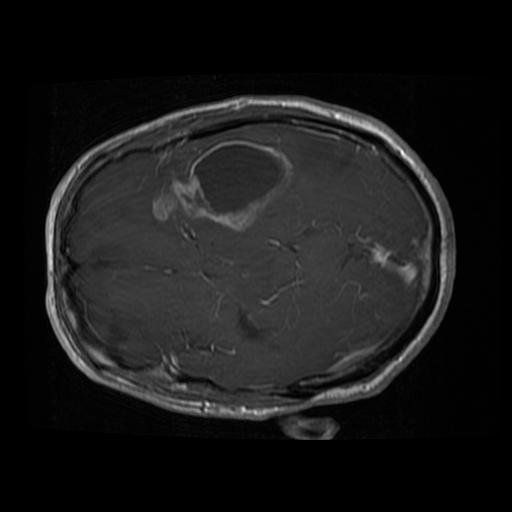
#> input picture test_images/0 (236).jpg, 512 x 512 px
$ python P29_BrainTumor_detect.py
#> lines starting #> are read from the running program, lines starting #| are printed output that depends on the picture; after the words box and inside, x2 and y2 are one past the last pixel; in counts of white or black regions, pixels touching at a corner belong together
import cv2
from matplotlib import pyplot as plt
import joblib

img = cv2.imread('test_images/0 (236).jpg', 0)
#> img is the input picture: shape (512, 512); min 0, max 255, mean 25.2
#print(img.shape)
height,width = img.shape
#> height = 512; width = 512
plt.imshow(img,cmap='gray')

imgFlatten = img.reshape(height*width,1)
#print(imgFlatten.shape)

from sklearn.cluster import KMeans

model = KMeans(n_clusters=6)
model.fit(imgFlatten)
labels = model.labels_
#print(labels.shape)
labels2D = labels.reshape(height,width)

# [8 lines of commented-out code are left out]


joblib.dump(model,"brain_tumor_Kmean.sav")

import cv2
import os
import joblib
import numpy as np


model = joblib.load('brain_tumor_Kmean.sav')
tumorLabel = 5

test_img_path = 'test_images'
test_img_names = os.listdir(test_img_path)

for test_img_name in test_img_names:
    img_path = os.path.join(test_img_path,test_img_name)

    img = cv2.imread(img_path,0)
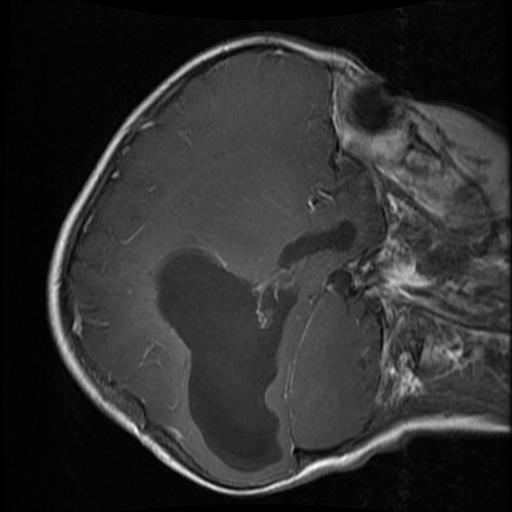
#> input picture test_images/0 (1094).jpg, 512 x 512 px
#> img is the input picture: shape (512, 512); min 0, max 255, mean 46.5
    img_original = cv2.imread(img_path)

    height,width = img.shape
    imgFlatten = img.reshape(height*width,1)
    labels = model.predict(imgFlatten)
    labels2D = labels.reshape(height,width)
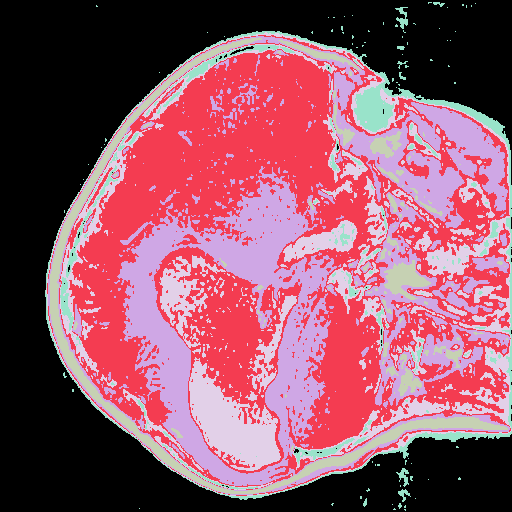
#> labels2D: shape (512, 512) int32; 6 distinct labels, from 0 to 5; one colour per label, 0 black
    mask = (labels2D == tumorLabel)
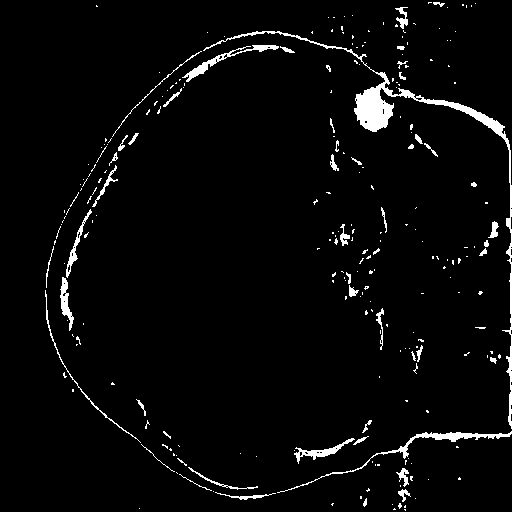
#> mask: shape (512, 512) bool; 3.4% white; 252 white regions (200 under 20 px), largest, box (x1, y1, x2, y2) and area: (203, 31, 512, 429) 3156, (277, 431, 512, 493) 784, (182, 45, 279, 82) 504
    tumorExtracted = np.bitwise_and(mask,img)
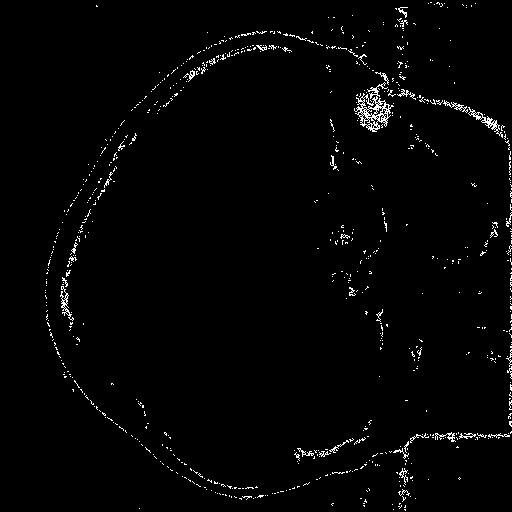
#> tumorExtracted: shape (512, 512); values 0 (black) and 1 (white), 1.7% white in thin lines or dots
    contours,hiearachy = cv2.findContours(tumorExtracted,cv2.RETR_TREE,cv2.CHAIN_APPROX_SIMPLE)
#> contours = 924 contours, 907 with area under 20; largest, box (x1, y1, x2, y2) and area: (354, 82, 394, 132) 758, (468, 107, 503, 138) 159, (60, 286, 74, 321) 80, (362, 96, 377, 110) 78, (443, 100, 468, 113) 51; hiearachy = 924 rows, first 6: [1, -1, -1, -1], [2, 0, -1, -1], [3, 1, -1, -1], [4, 2, -1, -1], [5, 3, -1, -1], [6, 4, -1, -1]

    print('no. of contour:', len(contours))
#| no. of contour: 924

    for index,cnt in enumerate(contours):
        area = cv2.contourArea(cnt)

        if(area > 1000):
            cv2.drawContours(img_original,[cnt],-1,(0,255,255),2)
            x,y,w,h = cv2.boundingRect(cnt)
            cv2.rectangle(img_original,(x,y),(x+w,y+h),(0,255,0),2)
            cv2.rectangle(img_original,(x,y),(x+120,y-40),(0,255,0),-1)

            cv2.putText(img_original,'TUMOR',(x+10,y-10),cv2.FONT_HERSHEY_SIMPLEX,1,(255,255.255),2)

            cv2.imshow('Live',img_original)
            cv2.waitKey(1000)

        cv2.destroyAllWindows()
#> this loop made 924 passes
#> (cnt, area) on passes 1 to 3: ([[404, 509], [405, 510], [405, 509]], 0.5), ([[393, 509]], 0), ([[139, 508]], 0)
#> pass 2 of the loop `for test_img_name in test_img_names:`:
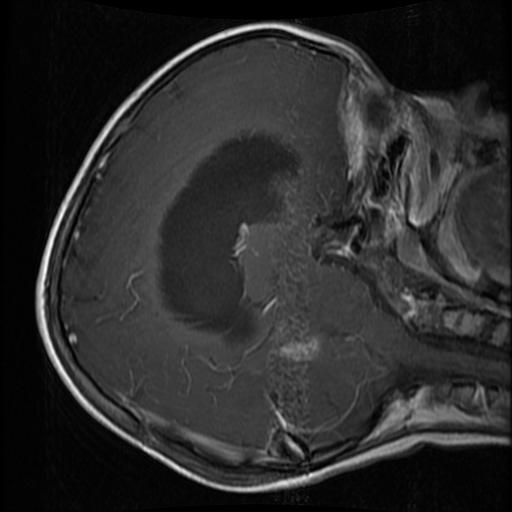
#> input picture test_images/0 (1096).jpg, 512 x 512 px
#> img is the input picture: shape (512, 512); min 0, max 255, mean 43.4
#> `labels2D = labels.reshape(height,width)`:
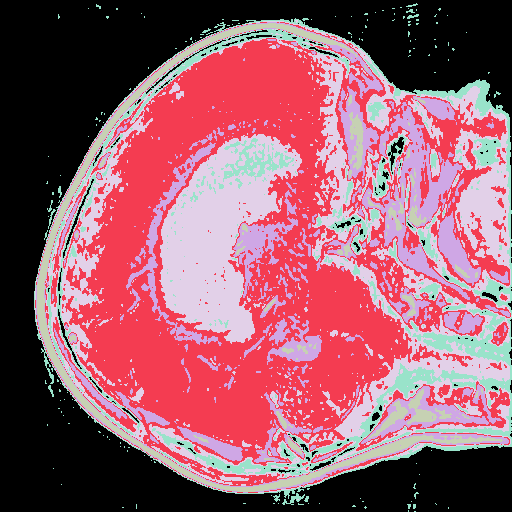
#> labels2D: shape (512, 512) int32; 6 distinct labels, from 0 to 5; one colour per label, 0 black
#> mask: shape (512, 512) bool; 6.8% white; 503 white regions (432 under 20 px), largest, box (x1, y1, x2, y2) and area: (156, 363, 478, 476) 2988, (302, 317, 512, 488) 2682, (413, 79, 512, 315) 1716
#> `tumorExtracted = np.bitwise_and(mask,img)`:
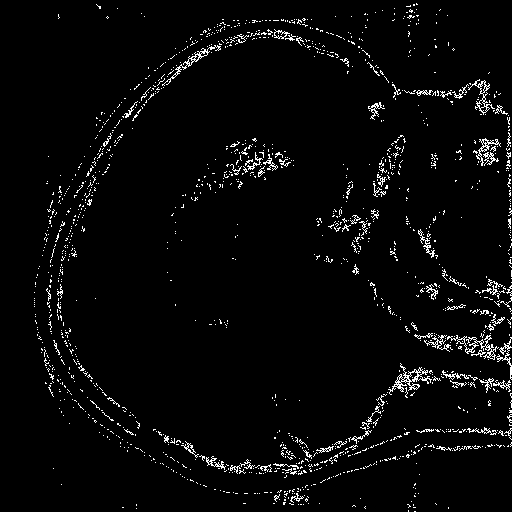
#> tumorExtracted: shape (512, 512); values 0 (black) and 1 (white), 3.3% white in thin lines or dots
#> contours = 1746 contours, 1705 with area under 20; largest, box (x1, y1, x2, y2) and area: (388, 363, 432, 395) 300, (447, 335, 499, 360) 186, (468, 79, 495, 115) 184, (162, 45, 221, 86) 168, (476, 138, 501, 166) 109; hiearachy = 1746 rows, first 6: [1, -1, -1, -1], [2, 0, -1, -1], [3, 1, -1, -1], [4, 2, -1, -1], [5, 3, -1, -1], [6, 4, -1, -1]
#| no. of contour: 1746
#> the loop `for index,cnt in enumerate(contours):` made 1746 passes
#> area on pass 39: 20
#> pass 3 of the loop `for test_img_name in test_img_names:`:
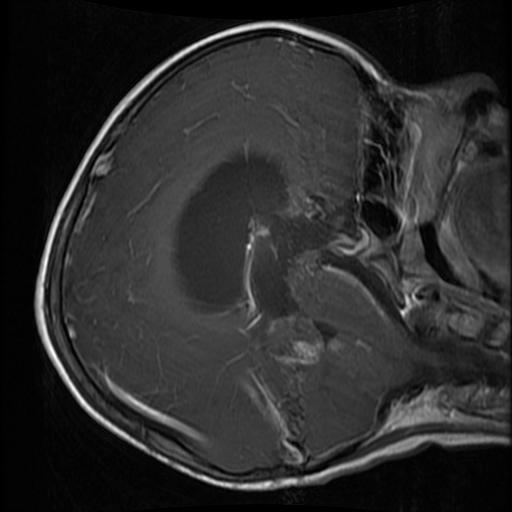
#> input picture test_images/0 (1097).jpg, 512 x 512 px
#> img is the input picture: shape (512, 512); min 0, max 254, mean 43.6
#> `labels2D = labels.reshape(height,width)`:
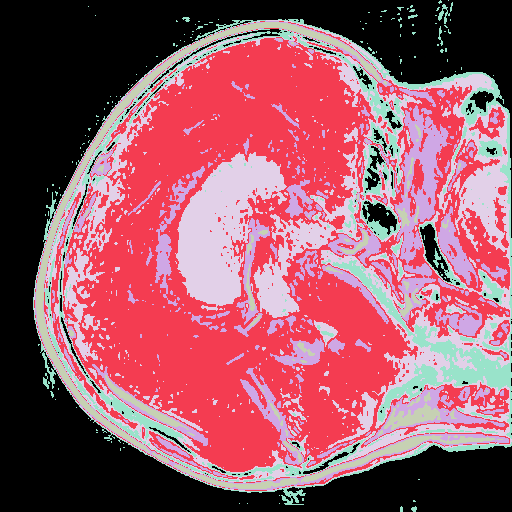
#> labels2D: shape (512, 512) int32; 6 distinct labels, from 0 to 5; one colour per label, 0 black
#> mask: shape (512, 512) bool; 6.8% white; 450 white regions (381 under 20 px), largest, box (x1, y1, x2, y2) and area: (278, 19, 512, 439) 6103, (296, 34, 404, 135) 917, (72, 353, 197, 457) 912
#> `tumorExtracted = np.bitwise_and(mask,img)`:
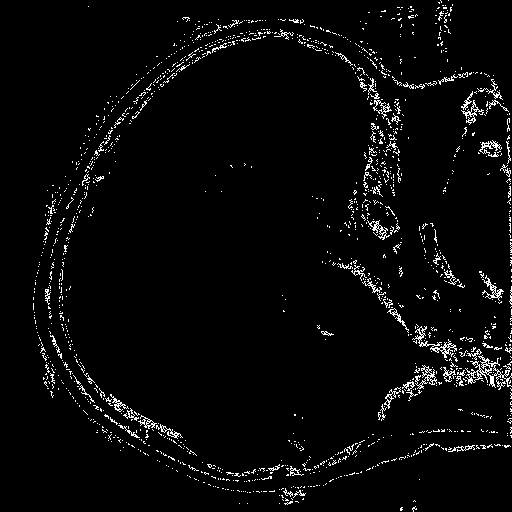
#> tumorExtracted: shape (512, 512); values 0 (black) and 1 (white), 3.4% white in thin lines or dots
#> contours = 1737 contours, 1701 with area under 20; largest, box (x1, y1, x2, y2) and area: (465, 355, 512, 390) 374, (412, 326, 457, 358) 192, (415, 365, 437, 389) 127, (482, 275, 504, 301) 115, (367, 220, 390, 240) 114; hiearachy = 1737 rows, first 6: [1, -1, -1, -1], [2, 0, -1, -1], [3, 1, -1, -1], [4, 2, -1, -1], [5, 3, -1, -1], [6, 4, -1, -1]
#| no. of contour: 1737
#> the loop `for index,cnt in enumerate(contours):` made 1737 passes
#> (cnt, area) on passes 3 to 5: ([[279, 503]], 0), ([[247, 503]], 0), ([[239, 503]], 0)
#> the loop made 4 passes; the first 3 are shown
